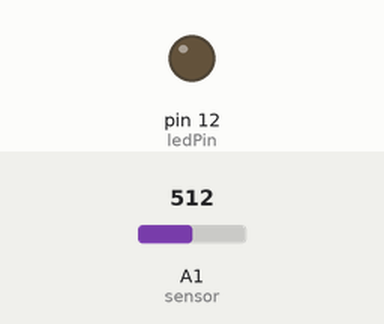
This sketch was run on a simulated Arduino Uno, built with avr-gcc and run on an emulated ATmega328P. Parts: output pins drawn as LEDs (lit = HIGH). The inputs (shaded band) are chosen by the test bench; at power-on: A1 (sensor) = 512.

Above: at 1.8 s.
1.9 s: A1 (sensor) set to 65
3.4 s: A1 (sensor) set to 54
At 4.3 s:
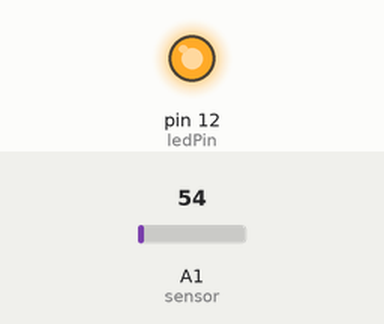
5.5 s: A1 (sensor) set to 95
At 7.0 s:
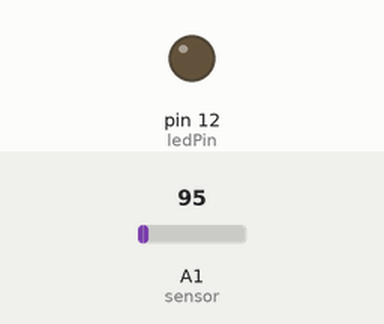
7.5 s: A1 (sensor) set to 0
At 8.6 s:
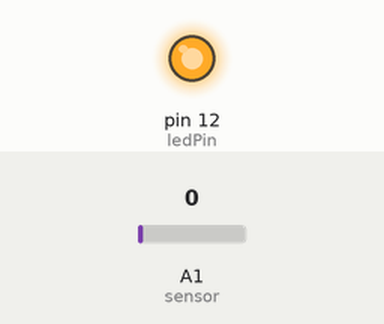
Timing chart, 0 to 10.5 s (numbered marks = the images above; inputs shaded):
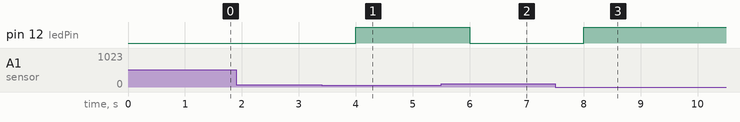

Measured:
- the behaviour switches between 61 and 60 on A1 (sensor) (found by bisection; images 0 and 1)
- after the input at 1.9 s, every drawn part: stays the same
- after the input at 3.4 s, pin 12 (ledPin): LOW → HIGH after 0.60 s
- after the input at 5.5 s, pin 12 (ledPin): HIGH → LOW after 0.50 s
- after the input at 7.5 s, pin 12 (ledPin): LOW → HIGH after 0.50 s

The sketch:

LM35_Digital_Arduino_Code.ino
```cpp
const int sensor=A1;// Assigning analog pin A1 to variable 'sensor'
int ledPin= 12;
int prev=0;
float tempc;  //variable to store temperature in degree Celsius
float tempf;  //variable to store temperature in Fahreinheit
float vout;  //temporary variable to hold sensor reading
void setup()
{
pinMode(sensor,INPUT); // Configuring pin A1 as input
pinMode(ledPin,OUTPUT);
Serial.begin(9600);
}
void loop()
{

vout=analogRead(sensor);
vout=(vout*500)/1023;
tempc=vout; // Storing value in Degree Celsius
tempf=(vout*1.8)+32; // Converting to Fahrenheit
if (tempf>=95){
  digitalWrite(ledPin,LOW);
  prev=0;
  }
else if(tempf>=85 && tempf<95){
  if (prev==1){
    digitalWrite(ledPin,HIGH);
    prev=1;
    }
  else {
    digitalWrite(ledPin,LOW);
    prev=0;
  }

  }
else{
  digitalWrite(ledPin,HIGH);
  prev=1;

  }


delay(1000); //Delay of 1 second for ease of viewing
}
```
